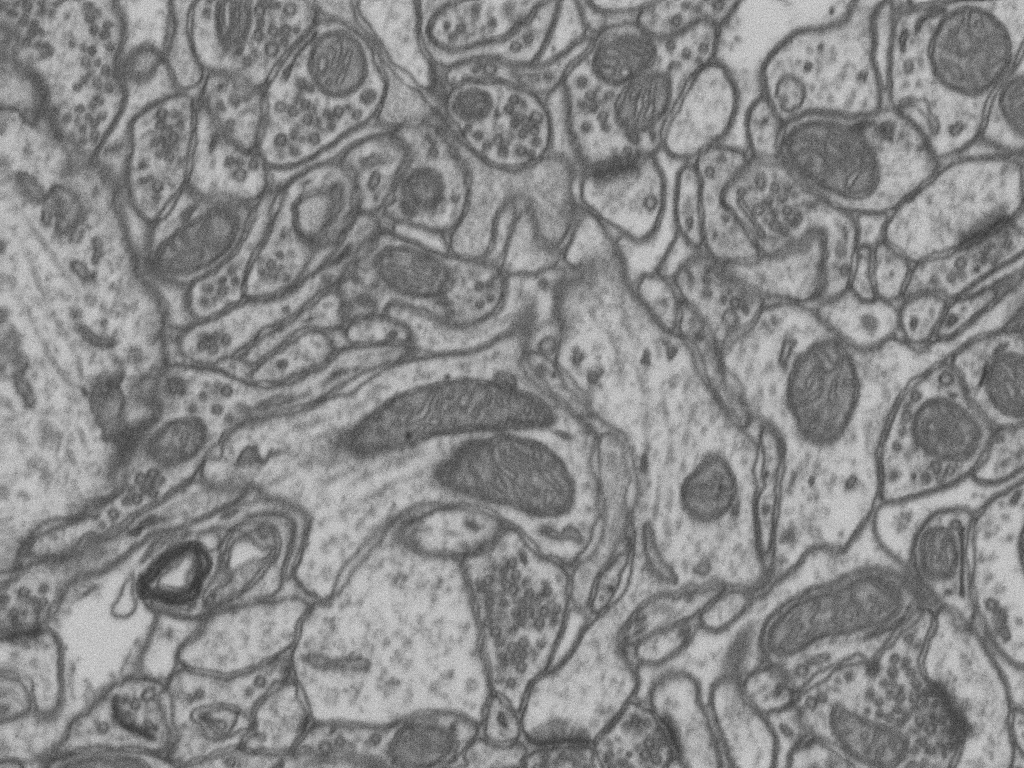
#> input picture common/data/em_image.png, 1024 x 768 px
$ python 04-BasicSegmentation_Part2.py
#> lines starting #> are read from the running program, lines starting #| are printed output that depends on the picture; after the words box and inside, x2 and y2 are one past the last pixel; in counts of white or black regions, pixels touching at a corner belong together
#!/usr/bin/env python
# coding: utf-8

# # ETHZ: 227-0966-00L
# # Quantitative Big Imaging
# # March 14, 2019
#
# ## Basic Segmentation and Discrete Binary Structures
# ### Part 2

# # A Machine Learning Approach to Image Processing
#
# Segmentation and all the steps leading up to it are really a specialized type of learning problem. Let's look at an important problem for electron microscopy imaging

# In[1]:


import numpy as np
import matplotlib.pyplot as plt
from skimage.color import rgb2gray
from skimage.io import imread


cell_img = (255 - imread("../common/data/em_image.png")[::2, ::2]) / 255.0
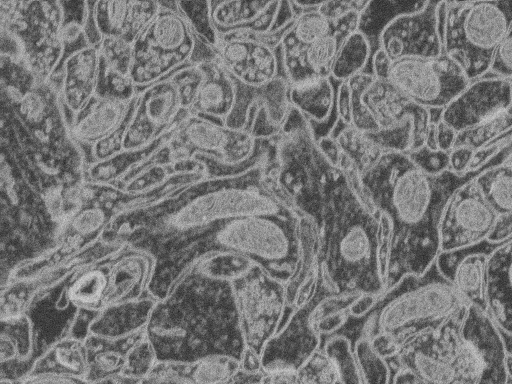
#> cell_img: shape (384, 512) float64; min 0.133, max 0.824, mean 0.468
cell_seg = rgb2gray(imread("../common/data/em_image_seg.png"))[::2, ::2] > 0
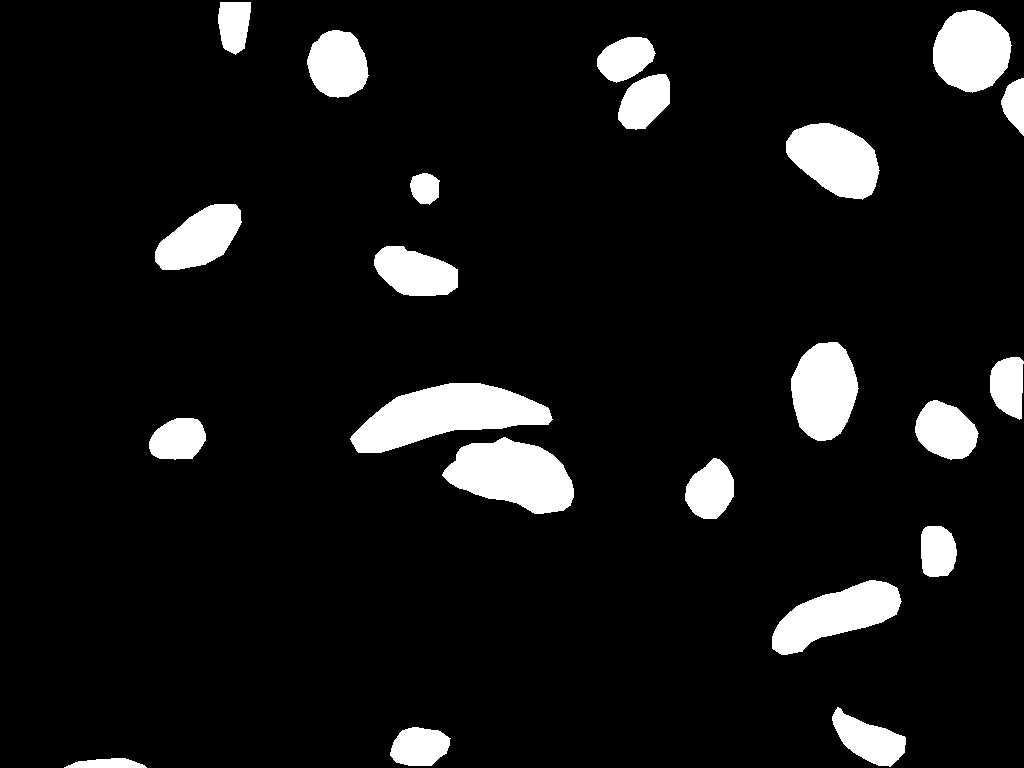
#> input picture common/data/em_image_seg.png, 1024 x 768 px
#> cell_seg: shape (384, 512) bool; 8.4% white; 22 white regions, largest, box (x1, y1, x2, y2) and area: (175, 192, 276, 227) 2001, (221, 219, 287, 257) 1665, (386, 290, 451, 328) 1297
fig, (ax1, ax2) = plt.subplots(1, 2, figsize=(8, 4), dpi=150)
ax1.imshow(cell_img, cmap="gray")
ax2.imshow(cell_seg, cmap="hot")
ax1.axis("off")
ax2.axis("off")
ax1.set_title("Image")
ax2.set_title("Mitochondria")


# We want to identify which class each pixel belongs to.
# What does identify mean?
# - Classify the pixels in a mitochondria as _Foreground_
# - Classify the pixels outside of a mitochondria as _Background_

# # How do we quantify this?
#
# - __True Positive__ values in the mitochondria that are classified as _Foreground_
# - __True Negative__ values outside the mitochondria that are classified as _Background_
# - __False Positive__ values outside the mitochondria that are classified as _Foreground_
# - __False Negative__ values in the mitochondria that are classified as _Background_
#
# We can then apply a threshold to the image to determine the number of points in each category
#

# In[2]:


fig, (ax1, ax2, ax3) = plt.subplots(1, 3, figsize=(12, 4), dpi=150)
ax1.imshow(cell_img, cmap="gray")
thresh_img = cell_img > 0.52
#> thresh_img: shape (384, 512) bool; 38.5% white; 673 white regions (600 under 20 px), largest, box (x1, y1, x2, y2) and area: (0, 0, 512, 384) 67652, (340, 226, 370, 262) 661, (479, 279, 512, 384) 647
ax2.imshow(thresh_img, cmap="hot")
ax3.imshow(cell_seg, cmap="hot")
ax1.axis("off")
ax2.axis("off")
ax3.axis("off")
ax1.set_title("Image")
ax2.set_title("Threshold")
ax3.set_title("Mitochondria Labels")


# In[3]:


def tp_func(real_img_idx, pred_img_idx):
    if real_img_idx == 1 and pred_img_idx == 1:
        return "True Positive"
    if real_img_idx == 0 and pred_img_idx == 0:
        return "True Negative"
    if real_img_idx == 0 and pred_img_idx == 1:
        return "False Positive"
    if real_img_idx == 1 and pred_img_idx == 0:
        return "False Negative"


out_results = {}
fig, m_ax = plt.subplots(2, 2, figsize=(8, 8), dpi=150)
for real_img_idx, n_ax in zip([0, 1], m_ax):
    for pred_img_idx, c_ax in zip([0, 1], n_ax):
        match_img = (thresh_img == pred_img_idx) & (cell_seg == real_img_idx)
        tp_title = tp_func(real_img_idx, pred_img_idx)
        c_ax.matshow(match_img, cmap="hot")
        out_results[tp_title] = np.sum(match_img)
        c_ax.set_title(tp_title)
        c_ax.axis("off")
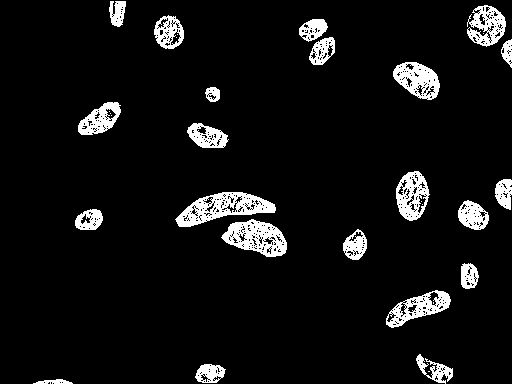
#> match_img: shape (384, 512) bool; 7% white; 32 white regions (10 under 20 px), largest, box (x1, y1, x2, y2) and area: (175, 192, 276, 227) 1670, (221, 219, 287, 257) 1411, (393, 62, 440, 100) 1066
#> after the loop, out_results = {'True Negative': 118050, 'False Positive': 61945, 'False Negative': 2932, 'True Positive': 13681}
print(out_results)
#| {'True Negative': 118050, 'False Positive': 61945, 'False Negative': 2932, 'True Positive': 13681}


# # Apply Precision and Recall
#
#
# - __Recall__ (sensitivity)= $TP/(TP+FN)$
# - __Precision__ = $TP/(TP+FP)$

# In[4]:


print(
    "Recall: %2.2f"
    % (
        out_results["True Positive"]
        / (out_results["True Positive"] + out_results["False Negative"])
    )
)
#| Recall: 0.82
print(
    "Precision: %2.2f"
    % (
        out_results["True Positive"]
        / (out_results["True Positive"] + out_results["False Positive"])
    )
)
#| Precision: 0.18


# ### [ROC Curve](https://en.wikipedia.org/wiki/Receiver_operating_characteristic)
# Reciever Operating Characteristic (first developed for WW2 soldiers detecting objects in battlefields using radar). The ideal is the top-right (identify everything and miss nothing). As we saw before, for a single threshold value 0.5, we were able to compute a single recall and precision. If we want to make an ROC curve we take a number of threshold values

# In[22]:


import pandas as pd
from collections import OrderedDict

out_vals = []
for thresh_val in np.linspace(0.1, 0.9):
    thresh_img = cell_img > thresh_val
    for real_img_idx in [0, 1]:
        for pred_img_idx in [0, 1]:
            match_img = (thresh_img == pred_img_idx) & (cell_seg == real_img_idx)
            tp_title = tp_func(real_img_idx, pred_img_idx)
            out_results[tp_title] = np.sum(match_img)
    out_vals += [
        OrderedDict(
            Threshold=thresh_val,
            Recall=out_results["True Positive"]
            / (out_results["True Positive"] + out_results["False Negative"]),
            Precision=(
                out_results["True Positive"]
                / (out_results["True Positive"] + out_results["False Positive"])
            ),
            False_Positive_Rate=(
                out_results["False Positive"]
                / (out_results["False Positive"] + out_results["True Negative"])
            ),
            **out_results
        )
    ]
#> after the loop, out_results = {'True Negative': 179995, 'False Positive': 0, 'False Negative': 16613, 'True Positive': 0}; out_vals = 50 items

roc_df = pd.DataFrame(out_vals)
#> roc_df = table of 50 rows and 8 columns
roc_df.head(3)


# # Making ROC Curves Easier
# ROC curves are a very common tool for analyzing the performance of binary classification systems and there are a large number of tools which can automatically make them. Here we show how it is done with scikit-image.
#
# Another way of showing the ROC curve (more common for machine learning rather than medical diagnosis) is using the True positive rate and False positive rate
#
# - __True Positive Rate__ (recall)= $TP/(TP+FN)$
# - __False Positive Rate__ = $FP/(FP+TN)$
#
# These show very similar information with the major difference being the goal is to be in the upper left-hand corner. Additionally random guesses can be shown as the slope 1 line. Therefore for a system to be useful it must lie above the random line.

# In[27]:


fig, ax1 = plt.subplots(1, 1, dpi=200)
ax1.plot(roc_df["False_Positive_Rate"], roc_df["Recall"], "b.-", label="ROC Curve")
ax1.plot(0, 1.0, "r+", markersize=20, label="Ideal")
ax1.set_xlim(0, 1.1)
ax1.set_ylim(0, 1.1)
ax1.set_xlabel("True Positive Rate / Recall")
ax1.set_ylabel("False Positive Rate")
ax1.legend(loc=2)


# In[7]:


from sklearn.metrics import roc_curve

fpr, tpr, thresholds = roc_curve(cell_seg.ravel().astype(int), cell_img.ravel())
#> fpr = 172 values from 0 to 1; tpr = 172 values from 0 to 1

fig, ax1 = plt.subplots(1, 1, dpi=200)
ax1.plot(fpr, tpr, "b.-", markersize=0.01, label="ROC Curve")
ax1.plot(0.0, 1.0, "r+", markersize=20, label="Ideal")
ax1.plot([0, 1], [0, 1], "g-", label="Random Guessing")
ax1.set_xlim(-0.1, 1.1)
ax1.set_ylim(-0.1, 1.1)
ax1.set_xlabel("False Positive Rate")
ax1.set_ylabel("True Positive Rate")
ax1.legend(loc=0)


# In[8]:


from skimage.filters import gaussian, median


def no_filter(x):
    return x


def gaussian_filter(x):
    return gaussian(x, sigma=2)


def diff_of_gaussian_filter(x):
    return gaussian(x, sigma=1) - gaussian(x, sigma=3)


def median_filter(x):
    return median(x, np.ones((3, 3)))


fig, m_axs = plt.subplots(1, 5, figsize=(15, 3), dpi=200)
m_axs[0].imshow(cell_seg, cmap="gray")
for c_filt, c_ax in zip(
    [no_filter, gaussian_filter, diff_of_gaussian_filter, median_filter], m_axs[1:]
):
    c_ax.imshow(c_filt(cell_img), cmap="bone")
    c_ax.set_title(c_filt.__name__)


# In[9]:


fig, ax1 = plt.subplots(1, 1, dpi=200)
for c_filt in [no_filter, gaussian_filter, diff_of_gaussian_filter, median_filter]:
    fpr, tpr, thresholds = roc_curve(
        cell_seg.ravel().astype(int), c_filt(cell_img).ravel()
    )
    ax1.plot(
        fpr, tpr, "-", markersize=0.01, label="ROC Curve ({})".format(c_filt.__name__)
    )

ax1.plot(0.0, 1.0, "r+", markersize=20, label="Ideal")
ax1.plot([0, 1], [0, 1], "k-", label="Random Guessing")
ax1.set_xlim(-0.1, 1.1)
ax1.set_ylim(-0.1, 1.1)
ax1.set_xlabel("False Positive Rate")
ax1.set_ylabel("True Positive Rate")
ax1.legend(loc=0)


# We can then use this ROC curve to compare different filters (or even entire workflows), if the area is higher the approach is better.
#
# Different approaches can be compared by area under the curve

# In[10]:


from sklearn.metrics import roc_auc_score

for c_filt in [no_filter, gaussian_filter, diff_of_gaussian_filter, median_filter]:
    print(
        "%s - %2.2f"
        % (
            c_filt.__name__,
            roc_auc_score(cell_seg.ravel().astype(int), c_filt(cell_img).ravel()),
        )
    )
#> this loop made 4 passes
#| no_filter - 0.79
#| gaussian_filter - 0.90
#| diff_of_gaussian_filter - 0.56
#| median_filter - 0.82


# # Evaluating Models
#
# - https://github.com/jvns/talks/blob/master/pydatanyc2014/slides.md
# - http://mathbabe.org/2012/03/06/the-value-added-teacher-model-sucks/

# # Multiple Phases: Segmenting Shale
#
# - Shale provided from Kanitpanyacharoen, W. (2012). Synchrotron X-ray Applications Toward an Understanding of Elastic Anisotropy.
#
# - Here we have a shale sample measured with X-ray tomography with three different phases inside (clay, rock, and air).
# - The model is that because the chemical composition and density of each phase is different they will absorb different amounts of x-rays and appear as different brightnesses in the image

# In[11]:


import numpy as np
import matplotlib.pyplot as plt
from skimage.color import rgb2gray
from skimage.io import imread


shale_img = imread("ext-figures/ShaleSample.jpg") / 255.0
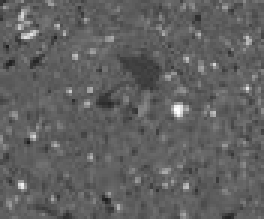
#> input picture Lectures/ext-figures/ShaleSample.jpg, 88 x 73 px (shown 3 times larger)
fig, ax1 = plt.subplots(1, 1, dpi=200)
ax1.imshow(shale_img, cmap="bone")


# Ideally we would derive 3 values for the thresholds based on a model for the composition of each phase and how much it absorbs, but that is not always possible or practical.
# - While there are 3 phases clearly visible in the image, the histogram is less telling (even after being re-scaled).

# In[12]:


plt.hist(shale_img.ravel(), 100)


# # Multiple Segmentations
#
# For this exercise we choose arbitrarily 3 ranges for the different phases and perform visual inspection
#
# The relation can explicitly be written out as
# $$ I(x) =
# \begin{cases}
# \text{Void}, & 0 \leq x \leq 0.3  \\
# \text{Clay}, & 0.3 < x \leq 0.5 \\
# \text{Rock}, & 0.5 < x
# \end{cases}$$

# In[13]:


fig, m_axs = plt.subplots(1, 4, dpi=200, figsize=(6, 3))
m_axs[0].imshow(shale_img, cmap="bone")
m_axs[0].set_title("Shale Image")
used_vox = np.zeros_like(shale_img).astype(np.uint8)
for c_ax, c_max, c_title in zip(m_axs[1:], [0.3, 0.5, 1.0], ["Void", "Clay", "Rock"]):
    c_slice = (shale_img < c_max) - used_vox
    c_ax.matshow(c_slice, cmap="bone")
    used_vox += c_slice
    c_ax.axis("off")
    c_ax.set_title("%s\n$x<%2.2f$" % (c_title, c_max))
#> this loop made 3 passes
#> pass 1, `c_slice = (shale_img < c_max) - used_vox`:
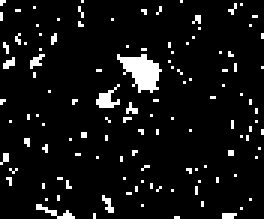
#> c_slice: shape (73, 88) (shown 3 times larger); values 0 (black) and 1 (white), 6.9% white in thin lines or dots
#> after the loop:
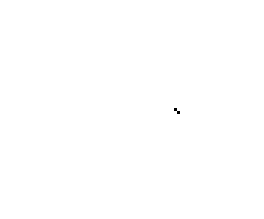
#> used_vox: shape (73, 88) (shown 3 times larger); values 0 (black) and 1 (white), 100% white; black in thin lines or dots, all inside (x1, y1, x2, y2) = (58, 36, 60, 38)


# # Implementation
#
# The implementations of basic thresholds and segmentations is very easy since it is a unary operation of a single image
# $$ f(I(\vec{x})) $$
# In mathematical terms this is called a map and since it does not require information from neighboring voxels or images it can be calculated for each point independently (_parallel_). Filters on the other hand almost always depend on neighboring voxels and thus the calculations are not as easy to seperate.

# # Implementation Code
# ### Matlab / Python (numpy)
# The simplist is a single threshold in Matlab:
# ```matlab
# thresh_img = gray_img > thresh
# ```
#
# A more complicated threshold:
# ```
# thresh_img = (gray_img > thresh_a) & (gray_img < thresh_b)
# ```
#
#
# ### Python
# ```python
# thresh_img = map(lambda gray_val: gray_val>thresh,
#                 gray_img)
# ```
#
# ***
#
# ### Java
# ```java
# boolean[] thresh_img = new boolean[x_size*y_size*z_size];
# for(int x=x_min;x<x_max;x++)
#   for(int y=y_min;y<y_max;y++)
#     for(int z=z_min;z<z_max;z++) {
#       int offset=(z*y_size+y)*x_size+x;
#       thresh_img[offset]=gray_img[offset]>thresh;
#     }
# ```
#
# ### In C/C++
#
# ```c
# bool* thresh_img = malloc(x_size*y_size*z_size * sizeof (bool));
#
# for(int x=x_min;x<x_max;x++)
#   for(int y=y_min;y<y_max;y++)
#     for(int z=z_min;z<z_max;z++) {
#       int offset=(z*y_size+y)*x_size+x;
#       thresh_img[offset]=gray_img[offset]>thresh;
#     }
# ```

# # [Morphology](http://scikit-image.org/docs/dev/api/skimage.morphology.html)
# We can now utilize information from neighborhood voxels to improve the results. These steps are called morphological operations. We return to the original image of a cross
#
# Like filtering the assumption behind morphological operations are
# - nearby voxels in __real__ images are related / strongly correlated with one another
# - noise and imaging artifacts are less spatially correlated.
#
# Therefore these imaging problems can be alleviated by adjusting the balance between local and neighborhood values.

# In[14]:


import numpy as np
import matplotlib.pyplot as plt


nx = 20
ny = 20
xx, yy = np.meshgrid(np.linspace(-10, 10, nx), np.linspace(-10, 10, ny))
np.random.seed(2018)
cross_im = 1.1 * ((np.abs(xx) < 2) + (np.abs(yy) < 2)) + np.random.uniform(
    -1.0, 1.0, size=xx.shape
)
fig, (ax1, ax2) = plt.subplots(1, 2, figsize=(6, 3.5), dpi=200)
ax1.imshow(cross_im, cmap="hot")
ax1.set_title("Image")
ax2.imshow(cross_im > 0.8)
ax2.set_title("Simple Thresholding")


# # Fundamentals: Neighborhood
# A neighborhood consists of the pixels or voxels which are of sufficient proximity to a given point. There are a number of possible definitions which largely affect the result when it is invoked.
# - A large neighborhood performs operations over larger areas / volumes
#  - Computationally intensive
#  - Can _smooth_ out features
# - A small neighborhood performs operations over small areas / volumes
#  - Computationally cheaper
#  - Struggles with large noise / filling large holes

# The neighborhood is important for a large number of image and other (communication, mapping, networking) processing operations:
# - filtering
# - morphological operations
# - component labeling
# - distance maps
# - image correlation based tracking methods
#
# It is often called structuring element (or ```selem``` for sort / code), but has exactly the same meaning

# # Fundamentals: Neighbors in 2D
# For standard image operations there are two definitions of neighborhood. The 4 and 8 adjacent neighbors shown below. Given the blue pixel in the center the red are the 4-adjacent and the red and green make up the 8 adjacent. We expand beyond this to disk, cross, vertical and horizontal lines

# In[15]:


from skimage.morphology import disk, octagon as oct_func, star


def h_line(n):
    return np.pad(
        np.ones((1, 2 * n + 1)), [[n, n], [0, 0]], mode="constant", constant_values=0
    ).astype(int)


def v_line(n):
    return h_line(n).T


def cross(n):
    return ((h_line(n) + v_line(n)) > 0).astype(int)


def octagon(n):
    return oct_func(n, n)


neighbor_functions = [disk, cross, h_line, v_line, star, octagon]
sizes = [2, 3, 5]
fig, m_axs = plt.subplots(len(neighbor_functions), len(sizes), figsize=(12, 20))
for c_func, c_axs in zip(neighbor_functions, m_axs):
    for c_dim, c_ax in zip(sizes, c_axs):
        c_ax.imshow(c_func(c_dim), cmap="bone", interpolation="none")
        c_ax.set_title("{} {}".format(c_func.__name__, c_func(c_dim).shape))


# # Erosion and Dilation
#
# ### Erosion
# If any of the voxels in the neighborhood are 0/false than the voxel will be set to 0
#
# - Has the effect of peeling the surface layer off of an object
#
# ***
#
# ### Dilation
#
# If any of the voxels in the neigbhorhood are 1/true then the voxel will be set to 1
# - Has the effect of adding a layer onto an object (dunking an strawberry in chocolate, adding a coat of paint to a car)

# # Applied Erosion and Dilation
#
# ### Dilation
# We can use dilation to expand objects, for example a too-low threshold value leading to disconnected components

# In[16]:


from skimage.morphology import binary_dilation, binary_erosion, disk
import numpy as np
import matplotlib.pyplot as plt


fig, (ax1, ax2) = plt.subplots(1, 2, figsize=(6, 3.5), dpi=200)
simple_img = np.eye(5)
ax1.imshow(simple_img)
ax1.set_title("Original Image")
dil_image = binary_dilation(simple_img, disk(1))
ax2.imshow(dil_image)
ax2.set_title("Dilation")


# # Erosion
# Erosion performs the opposite task reducing the size

# In[17]:


fig, (ax1, ax2) = plt.subplots(1, 2, figsize=(6, 3.5), dpi=200)
ax1.imshow(dil_image)
ax1.set_title("Dilated Image")
ax2.imshow(binary_erosion(dil_image, disk(1)))
ax2.set_title("Erosion")


# # Opening and Closing
#
# ### Opening
#
# An erosion followed by a dilation operation
#
# - Peels a layer off and adds a layer on
# - Very small objects and connections are deleted in the erosion and do not return the image is thus __open__ed
# - A cube larger than several voxels will have the exact same volume after (conservative)
#
# ***
#
# ### Closing
#
# A dilation followed by an erosion operation
#
# - Adds a layer and then peels a layer off
# - Objects that are very close are connected when the layer is added and they stay connected when the layer is removed thus the image is __close__d
# - A cube larger than one voxel will have the exact same volume after (conservative)

# In[18]:


from skimage.morphology import (
    binary_dilation,
    binary_erosion,
    binary_opening,
    binary_closing,
    disk,
)
import numpy as np
import matplotlib.pyplot as plt
from scipy.ndimage import zoom

fig, m_axs = plt.subplots(2, 3, figsize=(15, 10), dpi=200)
((ax1, ax2, ax3), (ax4, ax5, ax6)) = m_axs
ax4.axis("off")
simple_img = np.eye(5)
simple_img[2, 2] = 0
simple_img += simple_img[::-1]
simple_img = zoom(simple_img, 4, order=0)
neighborhood = disk(2)
ax1.imshow(simple_img)
ax1.set_title("Original")

ax2.imshow(binary_dilation(simple_img, neighborhood))
ax2.set_title("Original->Dilation")

ax5.imshow(binary_closing(simple_img, neighborhood))
ax5.set_title("Original->Dilation->Erosion\n(Closing)")


ax3.imshow(binary_erosion(simple_img, neighborhood))
ax3.set_title("Original->Erosion")

ax6.imshow(binary_opening(simple_img, neighborhood))
ax6.set_title("Original->Erosion->Dilation\n(Opening)")


# # Pitfalls with Segmentation
#
# ### Partial Volume Effect
# - The [partial volume effect](http://bit.ly/1mW7kdP) is the name for the effect of discretization on the image into pixels or voxels.
# - Surfaces are complicated, voxels are simple boxes which make poor representations
# - Many voxels are only partially filled, but only the voxels on the surface
# - Removing the first layer alleviates issue

# In[19]:


from scipy.ndimage import zoom
import numpy as np
import matplotlib.pyplot as plt
from skimage.io import imread


step_list = [10, 20, 50, 100, 500]
fig, m_axs = plt.subplots(1, len(step_list), figsize=(15, 5), dpi=200)
for c_ax, steps in zip(m_axs, step_list):
    x_lin = np.linspace(-1, 1, steps)
    xy_area = np.square(np.diff(x_lin)[0])
    xx, yy = np.meshgrid(x_lin, x_lin)
    test_img = (np.square(xx) + np.square(yy + 0.25)) < np.square(0.75)
    c_ax.matshow(test_img)
    c_ax.set_title(
        "%dpx\nVolume Fraction: %2.2f%%"
        % (steps, 100 * np.sum(test_img) / np.prod(test_img.shape))
    )
    c_ax.axis("off")


# # Rescaling
# We see the same effect when we rescale images from 500x500 down to 15x15 that the apparent volume fraction changes

# In[20]:


zoom_level = [1, 0.067, 0.039, 0.029, 0.02]
fig, m_axs = plt.subplots(2, len(zoom_level), figsize=(15, 5), dpi=200)
for (c_ax, ax2), c_zoom in zip(m_axs.T, zoom_level):
    c_img = zoom(255.0 * test_img, c_zoom, order=1)
    c_ax.matshow(c_img)
    c_ax.set_title(
        "%dpx - Volume: %2.2f%%"
        % (c_img.shape[0], 100 * np.sum(c_img > 0.5) / np.prod(c_img.shape))
    )
    c_ax.axis("off")
    ax2.plot(c_img[c_img.shape[0] // 2], "r+-")
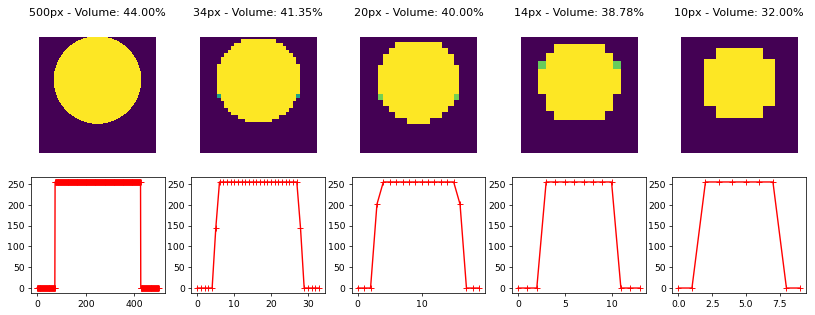
#> figure drawn by matplotlib, 10 panels; panel 6: curve peaks at x = 74, y = 255; panel 7: curve peaks at x = 6, y = 255; panel 8: curve peaks at x = 4, y = 255; panel 9: curve peaks at x = 6, y = 255
